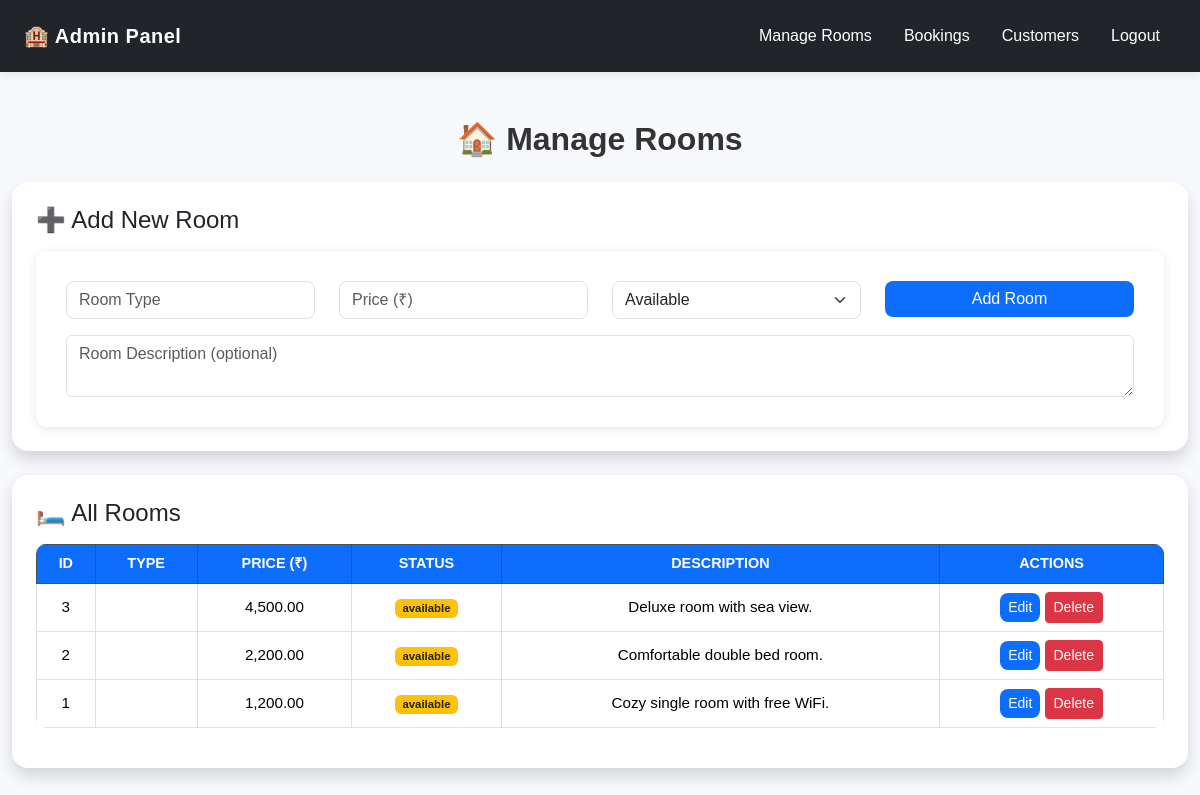
Page /admin/manage_rooms.php (signed in) on the committed database.
### tables this page shows
CREATE TABLE IF NOT EXISTS rooms (
id INT AUTO_INCREMENT PRIMARY KEY,
room_number VARCHAR(50) NOT NULL UNIQUE,
type VARCHAR(100) NOT NULL,
price DECIMAL(10,2) NOT NULL,
description TEXT,
image VARCHAR(255),
status ENUM('available','unavailable') DEFAULT 'available'
);

### admin/manage_rooms.php (the view, shortened to what this page needs)
<?php
include('db_connect.php');
$result = mysqli_query($conn, "SELECT * FROM rooms ORDER BY id DESC");
?>
<!DOCTYPE html>
<html lang="en">
<head>
  <link href="https://cdn.jsdelivr.net/npm/bootstrap@5.3.2/dist/css/bootstrap.min.css" rel="stylesheet">
  <link rel="stylesheet" href="assets/css/style.css">
</head>
<body>
<nav class="navbar navbar-expand-lg navbar-dark bg-dark px-4 py-3">
  <a class="navbar-brand" href="admin_dashboard.php">🏨 Admin Panel</a>
  <div class="collapse navbar-collapse">
    <ul class="navbar-nav ms-auto">
      <li class="nav-item"><a class="nav-link active" href="manage_rooms.php">Manage Rooms</a></li>
      <li class="nav-item"><a class="nav-link" href="manage_bookings.php">Bookings</a></li>
      <li class="nav-item"><a class="nav-link" href="manage_users.php">Customers</a></li>
      <li class="nav-item"><a class="nav-link text-danger" href="logout.php">Logout</a></li>
    </ul>
  </div>
</nav>
<div class="container mt-5">
  <h2 class="text-center mb-4 fw-bold">🏠 Manage Rooms</h2>
  <div class="card shadow p-4 mb-4 rounded-4">
    <h4 class="mb-3">➕ Add New Room</h4>
    <form method="POST">
      <div class="row">
        <div class="col-md-3 mb-3">
          <input type="text" name="room_type" class="form-control" placeholder="Room Type" required>
        </div>
        <div class="col-md-3 mb-3">
          <input type="number" name="price" class="form-control" placeholder="Price (₹)" required>
        </div>
        <div class="col-md-3 mb-3">
          <select name="status" class="form-select" required>
            <option value="Available">Available</option>
          </select>
        </div>
        <div class="col-md-3 mb-3">
          <button type="submit" name="add_room" class="btn btn-primary w-100">Add Room</button>
        </div>
      </div>
      <textarea name="description" class="form-control" placeholder="Room Description (optional)" rows="2"></textarea>
    </form>
  </div>
  <div class="card shadow p-4 rounded-4">
    <h4 class="mb-3">🛏️ All Rooms</h4>
    <div class="table-responsive">
      <table class="table table-bordered table-hover align-middle text-center">
        <thead class="table-dark">
          <tr>
            <th>ID</th>
            <th>Type</th>
            <th>Price (₹)</th>
            <th>Status</th>
            <th>Description</th>
            <th>Actions</th>
          </tr>
        </thead>
        <tbody>
          <?php if (mysqli_num_rows($result) > 0): ?>
            <?php while ($row = mysqli_fetch_assoc($result)): ?>
              <tr>
                <td><?php echo $row['id']; ?></td>
                <td><?php echo htmlspecialchars($row['room_type']); ?></td>
                <td><?php echo number_format($row['price'], 2); ?></td>
                <td>
                  <span class="badge
                    <?php
                      if ($row['status'] == 'Available') echo 'bg-success';
                      elseif ($row['status'] == 'Booked') echo 'bg-danger';
                      else echo 'bg-warning text-dark';
                    ?>">
                    <?php echo $row['status']; ?>
                  </span>
                </td>
                <td><?php echo htmlspecialchars($row['description']); ?></td>
                <td>
                  <a href="edit_room.php?id=<?php echo $row['id']; ?>" class="btn btn-sm btn-primary">Edit</a>
                  <a href="manage_rooms.php?delete=<?php echo $row['id']; ?>"
                     class="btn btn-sm btn-danger"
                     onclick="return confirm('Are you sure you want to delete this room?');">Delete</a>
                </td>
              </tr>
            <?php endwhile; ?>
          <?php else: ?>
            <tr><td colspan="6" class="text-muted">No rooms found.</td></tr>
          <?php endif; ?>
        </tbody>
      </table>
    </div>
  </div>
</div>
</body>
</html>

### assets/css/style.css (style rules this page uses)
body { font-family: 'Poppins', sans-serif; background-color: #f7f9fc; color: #333; margin: 0; padding: 0; }
a { text-decoration: none; transition: 0.3s ease; }
.container { max-width: 1200px; margin: 0 auto; }
.navbar { background: #0d6efd; padding: 10px 20px; box-shadow: 0 2px 10px rgba(0,0,0,0.1); }
.navbar-brand { color: #fff !important; font-weight: 600; letter-spacing: 0.5px; }
.nav-link { color: #fff !important; font-weight: 500; margin: 0 8px; transition: 0.3s; }
.card { border: none; border-radius: 15px; box-shadow: 0 4px 20px rgba(0,0,0,0.1); transition: 0.3s ease; }
.btn-primary { background-color: #0d6efd; border: none; border-radius: 8px; font-weight: 500; transition: 0.3s ease; }
.table { background-color: #fff; border-radius: 10px; overflow: hidden; }
.table th { background-color: #0d6efd; color: #fff; text-transform: uppercase; font-size: 0.9rem; }
.table td { vertical-align: middle; font-size: 0.95rem; }
form { background: #fff; padding: 30px; border-radius: 10px; box-shadow: 0 2px 10px rgba(0,0,0,0.1); }
input, select { border-radius: 8px !important; }

### rows in the picture
rooms: id "3", price "4,500.00", status "available", description "Deluxe room with sea view."
rooms: id "2", price "2,200.00", status "available", description "Comfortable double bed room."
rooms: id "1", price "1,200.00", status "available", description "Cozy single room with free WiFi."
